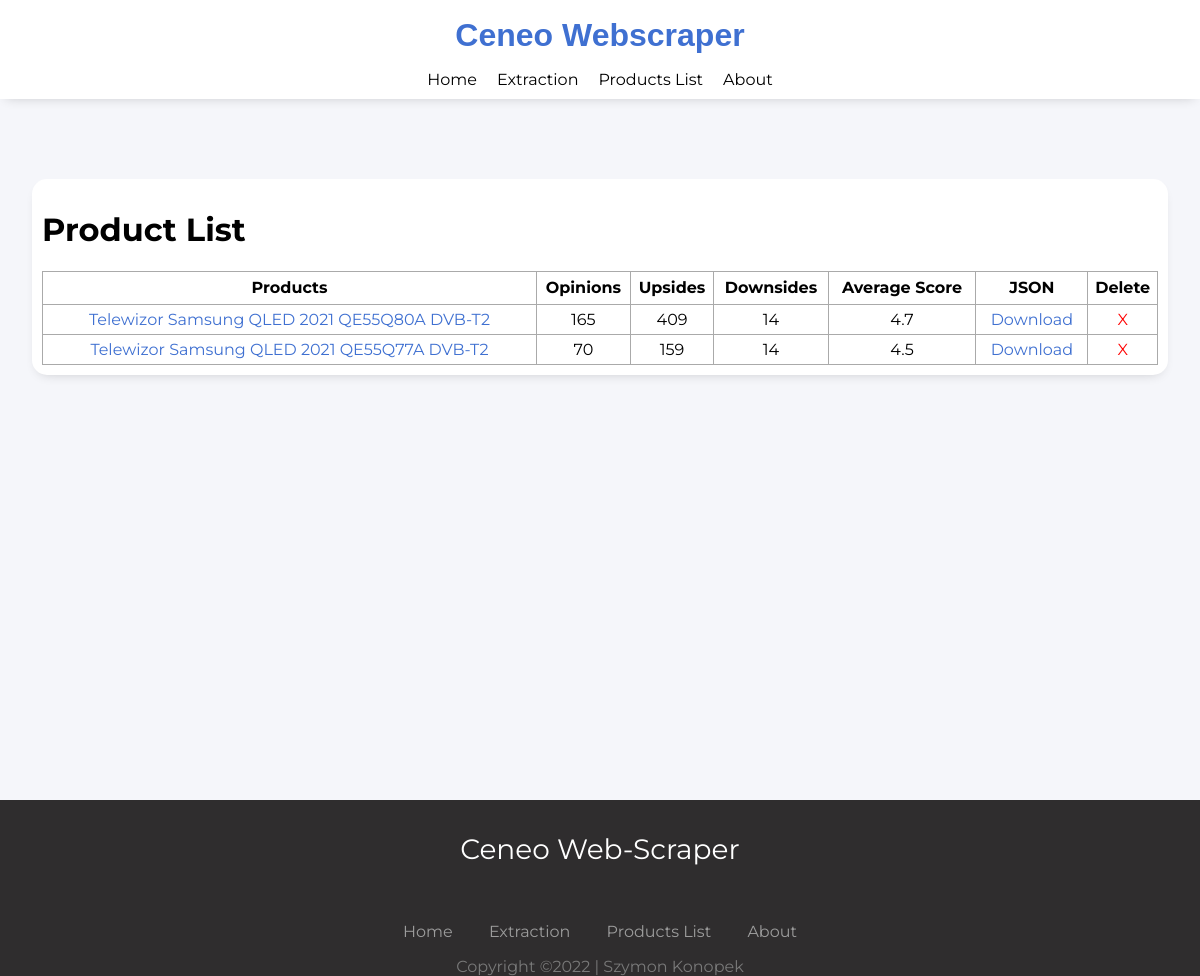
/product-list, run on an earlier commit of the app's database.
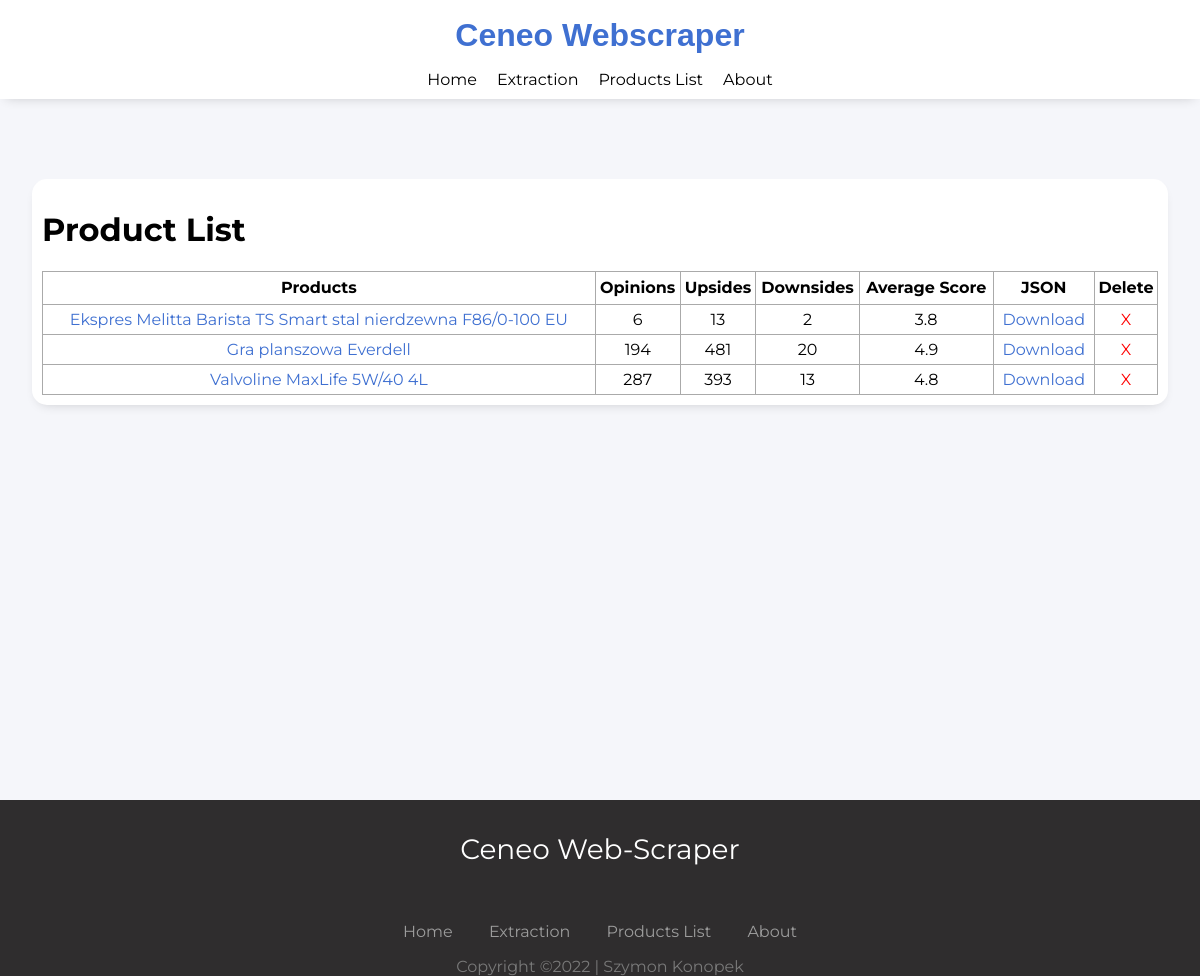
And on a later commit of the database.
### app.py (models this page shows, shortened)
class Ceneo(db.Model):
    id = db.Column(db.Integer, primary_key = True)
    data_entry_id = db.Column(db.String(200), nullable = False)
    product_id = db.Column(db.String(200), nullable = False)
    author_name = db.Column(db.String(200), nullable = False)
    opinion_text = db.Column(db.String(200), nullable = False)
    recommended = db.Column(db.Boolean, nullable = False)
    score_count = db.Column(db.String(200), nullable = False)
    credibility = db.Column(db.Boolean(200), nullable = False)
    upvotes = db.Column(db.String(200), nullable = False)
    downvotes = db.Column(db.String(200), nullable = False)
    purchase_date = db.Column(db.String, nullable = True)
    review_date = db.Column(db.String, nullable = True)
    advantages = db.Column(db.String(200), nullable = False)
    disadvantages = db.Column(db.String(200), nullable = False)
    product_name = db.Column(db.String(200), nullable = False)
    completed = db.Column(db.Integer, default = 0)
    date_created = db.Column(db.DateTime, default = datetime.utcnow)

### app.py (the view)
@app.route('/product-list')
def product_list():
    tasks = Ceneo.query.order_by(Ceneo.date_created).all()
    unique_ids = []
    unique_products = []
    def to_float(score):
        score = score[:-2]
        score = score.replace(",",".")
        return float(score)
    for task in tasks:
        if task.product_id not in unique_ids:
            unique_ids.append(str(task.product_id))
            opinions = Ceneo.query.order_by(Ceneo.date_created).filter(Ceneo.product_id == task.product_id)
            number_of_downsides = 0
            number_of_upsides = 0
            score_sum = 0
            for opinion in opinions:
                number_of_upsides += len(opinion.advantages.split(',')) if len(opinion.advantages) > 1 else 0
                number_of_downsides += len(opinion.disadvantages.split(',')) if len(opinion.disadvantages) > 1 else 0
                score_sum += to_float(opinion.score_count)
            unique_products.append({"id": task.product_id,"name": task.product_name, "number_of_opinions" : opinions.count(), "number_of_downsides" : number_of_downsides, "number_of_upsides" : number_of_upsides, "average_score" : round(score_sum/opinions.count(),1) })
    return render_template('product-list.html', unique_products = unique_products)

### templates/product-list.html (shortened to what this page needs)
{% extends 'base.html' %}
{% block body %}
    <div class = "content">
        <h1>Product List</h1>
        {% if unique_products|length < 1 %}
        <h4>No entries :(</h4>
        {% else %}
        <table>
            <tr>
                <th>Products</th>
                <th>Opinions</th>
                <th>Upsides</th>
                <th>Downsides</th>
                <th>Average Score</th>
                <th>JSON</th>
                <th>Delete</th>
            </tr>
            {% set count = 0%}
            {% for product in unique_products %}
                    <tr>
                        <td>
                            <a href="/product-page/{{product['id']}}"  class ="product-list">{{ product["name"] }}</a>
                        </td>
                        <td>
                            {{product["number_of_opinions"]}}
                        </td>
                        <td>
                            {{product["number_of_upsides"]}}
                        </td>
                        <td>
                            {{product["number_of_downsides"]}}
                        </td>
                        <td>
                            {{product["average_score"]}}
                        </td>
                        <td>
                            <a href="/download-json/{{product['id']}}" class ="product-list">Download</a>
                        </td>
                        <td>
                            <a href="/delete-page/{{product['id']}}" class = "delete">X</a>
                        </td>
                    </tr>
                {% set count = 1 %}
            {% endfor%}
        </table>
        {% endif %}
    </div>
{% endblock%}

What changed in the data, as far as the page shows it:
removed Ceneo: name "Telewizor Samsung QLED 2021 QE55Q80A DVB-T2", number_of_opinions "165", number_of_upsides "409", number_of_downsides "14", average_score "4.7"
no longer on this page (row edited): Ceneo: name "Telewizor Samsung QLED 2021 QE55Q77A DVB-T2", number_of_opinions "70", number_of_upsides "159", number_of_downsides "14", average_score "4.5"
added Ceneo: name "Ekspres Melitta Barista TS Smart stal nierdzewna F86/0-100 EU", number_of_opinions "6", number_of_upsides "13", number_of_downsides "2", average_score "3.8"
now on this page (row edited): Ceneo: name "Gra planszowa Everdell", number_of_opinions "194", number_of_upsides "481", number_of_downsides "20", average_score "4.9"
now on this page (row edited): Ceneo: name "Valvoline MaxLife 5W/40 4L", number_of_opinions "287", number_of_upsides "393", number_of_downsides "13", average_score "4.8"
